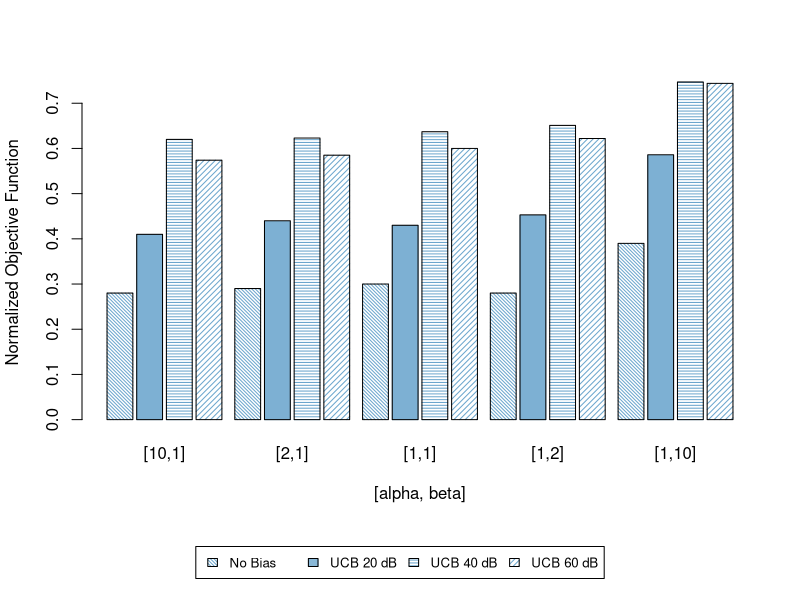

This chart was generated by the following R code:
# Grouped Bar Plot

data = cbind(c(0.28, 0.41, 0.62, 0.574), 
             c(0.29, 0.44, 0.623, 0.585), 
             c(0.3, 0.43, 0.637, 0.6), 
             c(0.28, 0.453, 0.651, 0.622), 
             c(0.39, 0.586, 0.747, 0.744))

colnames(data)=c("[10,1]","[2,1]","[1,1]","[1,2]","[1,10]")

rownames(data)=c("No Bias","UCB 20 dB", "UCB 40 dB", "UCB 60 dB")

dev.off()

layout(rbind(1,2), heights=c(7,1))  # put legend on bottom 1/8th of the chart

barplot(data,
        xlab="[alpha, beta]", 
        ylab="Normalized Objective Function",
        density=c(40,100,35,25) , angle=c(135,0,0,45) , col="skyblue3",
        border=c("black"),
        beside=TRUE,
        space=c(0.15,0.15,0.15,0.15,0.5,0.15,0.15,0.15,0.5,0.15,0.15,0.15,0.5,0.15,0.15,0.15,0.5,0.15,0.15,0.15))

par(mar=c(0, 0, 0, 0))

plot.new()

#legend("center", c("No Bias","UCB 20 dB", "UCB 40 dB", "UCB 60 dB"), fill=c("tomato", "skyblue3", "green", "brown"), horiz=TRUE, cex=0.8)

legend("center", 
       c("No Bias","UCB 20 dB", "UCB 40 dB", "UCB 60 dB"), 
       density=c(40,100,35,25), 
       angle=c(135,0,0,45), 
       fill="skyblue3", 
       horiz=TRUE, 
       cex=0.8)